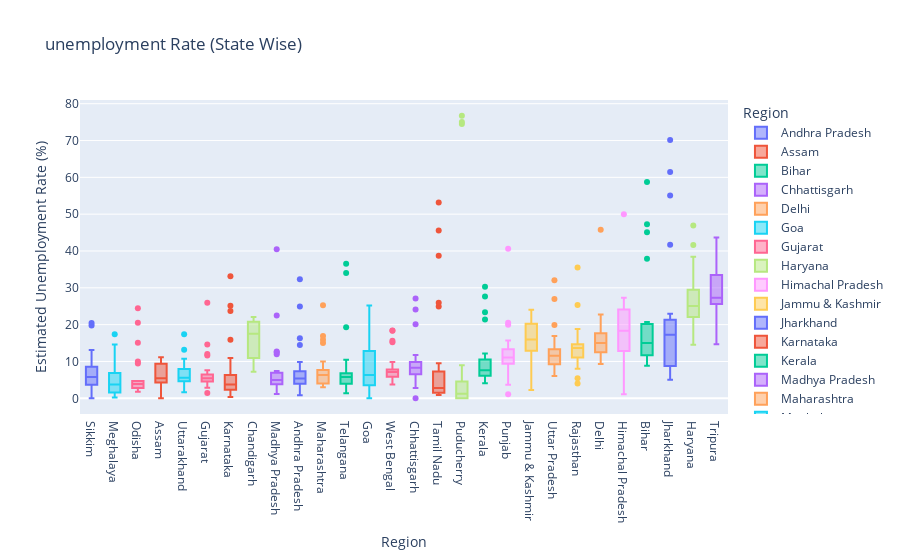

The cell this chart's notebook holds for it:
### Markdown cell above
Visualizing Data By **BOX PLOT**

### Code cell
fa = px.box(df1,x='Region',y=' Estimated Unemployment Rate (%)',color='Region',
            title= "unemployment Rate (State Wise)")
fa.update_layout(xaxis={'categoryorder':'total ascending'})
fa.show()

### Figure 1 — Plotly figure (JSON) as saved in the notebook; plotly's stock layout.template omitted (floating-point values rounded to 4 significant figures)
{"data": [{"alignmentgroup": "True", "hovertemplate": "Region=%{x}<br> Estimated Unemployment Rate (%)=%{y}<extra></extra>", "legendgroup": "Andhra Pradesh", "marker": {"color": "#636efa"}, "name": "Andhra Pradesh", "notched": false, "offsetgroup": "Andhra Pradesh", "orientation": "v", "showlegend": true, "type": "box", "x": ["Andhra Pradesh", "Andhra Pradesh", "Andhra Pradesh", "Andhra Pradesh", "Andhra Pradesh", "Andhra Pradesh", "Andhra Pradesh", "Andhra Pradesh", "Andhra Pradesh", "Andhra Pradesh", "Andhra Pradesh", "Andhra Pradesh", "Andhra Pradesh", "Andhra Pradesh", "Andhra Pradesh", "Andhra Pradesh", "Andhra Pradesh", "Andhra Pradesh", "Andhra Pradesh", "Andhra Pradesh", "Andhra Pradesh", "Andhra Pradesh", "Andhra Pradesh", "Andhra Pradesh", "Andhra Pradesh", "Andhra Pradesh", "Andhra Pradesh", "Andhra Pradesh"], "x0": " ", "xaxis": "x", "y": [3.65, 3.05, 3.75, 3.32, 5.17, 3.52, 4.12, 4.38, 4.84, 5.91, 4.06, 16.29, 14.46, 0.85, 6.09, 3.8, 5.64, 4.61, 6.01, 4.7, 7.54, 7.88, 7.11, 5.66, 9.88, 32.3, 24.91, 5.86], "y0": " ", "yaxis": "y"}, {"alignmentgroup": "True", "hovertemplate": "Region=%{x}<br> Estimated Unemployment Rate (%)=%{y}<extra></extra>", "legendgroup": "Assam", "marker": {"color": "#EF553B"}, "name": "Assam", "notched": false, "offsetgroup": "Assam", "orientation": "v", "showlegend": true, "type": "box", "x": ["Assam", "Assam", "Assam", "Assam", "Assam", "Assam", "Assam", "Assam", "Assam", "Assam", "Assam", "Assam", "Assam", "Assam", "Assam", "Assam", "Assam", "Assam", "Assam", "Assam", "Assam", "Assam", "Assam", "Assam", "Assam", "Assam"], "x0": " ", "xaxis": "x", "y": [4.29, 5.08, 4.26, 5.79, 4.46, 4.65, 4.66, 4.29, 3.26, 3.77, 9.38, 0, 7.87, 9.89, 3.21, 10.39, 9.26, 11.17, 6.31, 5.02, 7.24, 9.98, 10.34, 8.37, 10.77, 3.42], "y0": " ", "yaxis": "y"}, {"alignmentgroup": "True", "hovertemplate": "Region=%{x}<br> Estimated Unemployment Rate (%)=%{y}<extra></extra>", "legendgroup": "Bihar", "marker": {"color": "#00cc96"}, "name": "Bihar", "notched": false, "offsetgroup": "Bihar", "orientation": "v", "showlegend": true, "type": "box", "x": ["Bihar", "Bihar", "Bihar", "Bihar", "Bihar", "Bihar", "Bihar", "Bihar", "Bihar", "Bihar", "Bihar", "Bihar", "Bihar", "Bihar", "Bihar", "Bihar", "Bihar", "Bihar", "Bihar", "Bihar", "Bihar", "Bihar", "Bihar", "Bihar", "Bihar", "Bihar", "Bihar", "Bihar"], "x0": " ", "xaxis": "x", "y": [9.27, 10.2, 13.44, 11, 8.87, 12.47, 12.4, 10.16, 9.13, 9.61, 15.39, 45.09, 47.26, 20.49, 19.9, 13.29, 16.41, 17.66, 20.46, 14.06, 17.62, 14.91, 20.69, 15.11, 15.73, 58.77, 37.87, 12.45], "y0": " ", "yaxis": "y"}, {"alignmentgroup": "True", "hovertemplate": "Region=%{x}<br> Estimated Unemployment Rate (%)=%{y}<extra></extra>", "legendgroup": "Chhattisgarh", "marker": {"color": "#ab63fa"}, "name": "Chhattisgarh", "notched": false, "offsetgroup": "Chhattisgarh", "orientation": "v", "showlegend": true, "type": "box", "x": ["Chhattisgarh", "Chhattisgarh", "Chhattisgarh", "Chhattisgarh", "Chhattisgarh", "Chhattisgarh", "Chhattisgarh", "Chhattisgarh", "Chhattisgarh", "Chhattisgarh", "Chhattisgarh", "Chhattisgarh", "Chhattisgarh", "Chhattisgarh", "Chhattisgarh", "Chhattisgarh", "Chhattisgarh", "Chhattisgarh", "Chhattisgarh", "Chhattisgarh", "Chhattisgarh", "Chhattisgarh", "Chhattisgarh", "Chhattisgarh", "Chhattisgarh", "Chhattisgarh", "Chhattisgarh", "Chhattisgarh"], "x0": " ", "xaxis": "x", "y": [9.82, 6.76, 4.54, 4.64, 8.33, 6.96, 2.77, 6.11, 9.89, 7.89, 7.31, 0, 7.64, 10.14, 9.77, 11.77, 8.17, 6.29, 9.46, 10.27, 8.32, 3.57, 9.01, 9.79, 8.21, 20.13, 24.1, 27.07], "y0": " ", "yaxis": "y"}, {"alignmentgroup": "True", "hovertemplate": "Region=%{x}<br> Estimated Unemployment Rate (%)=%{y}<extra></extra>", "legendgroup": "Delhi", "marker": {"color": "#FFA15A"}, "name": "Delhi", "notched": false, "offsetgroup": "Delhi", "orientation": "v", "showlegend": true, "type": "box", "x": ["Delhi", "Delhi", "Delhi", "Delhi", "Delhi", "Delhi", "Delhi", "Delhi", "Delhi", "Delhi", "Delhi", "Delhi", "Delhi", "Delhi", "Delhi", "Delhi", "Delhi", "Delhi", "Delhi", "Delhi", "Delhi", "Delhi", "Delhi", "Delhi", "Delhi", "Delhi", "Delhi", "Delhi"], "x0": " ", "xaxis": "x", "y": [12.56, 9.33, 11.07, 17.18, 12.5, 15.84, 11.11, 16.97, 13.48, 13.81, 15.18, 20.69, 22.76, 21.14, 12.31, 12.76, 14.68, 13.52, 20.59, 12.41, 16.11, 11.07, 22.45, 14.86, 17.09, 16.51, 45.78, 18.11], "y0": " ", "yaxis": "y"}, {"alignmentgroup": "True", "hovertemplate": "Region=%{x}<br> Estimated Unemployment Rate (%)=%{y}<extra></extra>", "legendgroup": "Goa", "marker": {"color": "#19d3f3"}, "name": "Goa", "notched": false, "offsetgroup": "Goa", "orientation": "v", "showlegend": true, "type": "box", "x": ["Goa", "Goa", "Goa", "Goa", "Goa", "Goa", "Goa", "Goa", "Goa", "Goa", "Goa", "Goa", "Goa", "Goa", "Goa", "Goa", "Goa", "Goa", "Goa", "Goa", "Goa", "Goa", "Goa", "Goa"], "x0": " ", "xaxis": "x", "y": [2.91, 5.45, 10.98, 1.98, 3.61, 7.21, 23.71, 3.54, 5.38, 0, 15.91, 20, 2.75, 13.33, 12.28, 4.9, 3.16, 12.31, 25.2, 16.22, 10.92, 4.31, 4.76, 11.76], "y0": " ", "yaxis": "y"}, {"alignmentgroup": "True", "hovertemplate": "Region=%{x}<br> Estimated Unemployment Rate (%)=%{y}<extra></extra>", "legendgroup": "Gujarat", "marker": {"color": "#FF6692"}, "name": "Gujarat", "notched": false, "offsetgroup": "Gujarat", "orientation": "v", "showlegend": true, "type": "box", "x": ["Gujarat", "Gujarat", "Gujarat", "Gujarat", "Gujarat", "Gujarat", "Gujarat", "Gujarat", "Gujarat", "Gujarat", "Gujarat", "Gujarat", "Gujarat", "Gujarat", "Gujarat", "Gujarat", "Gujarat", "Gujarat", "Gujarat", "Gujarat", "Gujarat", "Gujarat", "Gujarat", "Gujarat", "Gujarat", "Gujarat", "Gujarat", "Gujarat"], "x0": " ", "xaxis": "x", "y": [2.88, 4.77, 4.58, 3.7, 6.29, 4.91, 4.68, 3.46, 5.35, 6.64, 7.59, 12, 14.58, 1.41, 4.09, 6.31, 5.15, 4.2, 5.96, 5.45, 7.53, 5.71, 5.82, 6.04, 5.39, 25.94, 11.62, 4.54], "y0": " ", "yaxis": "y"}, {"alignmentgroup": "True", "hovertemplate": "Region=%{x}<br> Estimated Unemployment Rate (%)=%{y}<extra></extra>", "legendgroup": "Haryana", "marker": {"color": "#B6E880"}, "name": "Haryana", "notched": false, "offsetgroup": "Haryana", "orientation": "v", "showlegend": true, "type": "box", "x": ["Haryana", "Haryana", "Haryana", "Haryana", "Haryana", "Haryana", "Haryana", "Haryana", "Haryana", "Haryana", "Haryana", "Haryana", "Haryana", "Haryana", "Haryana", "Haryana", "Haryana", "Haryana", "Haryana", "Haryana", "Haryana", "Haryana", "Haryana", "Haryana", "Haryana", "Haryana", "Haryana", "Haryana"], "x0": " ", "xaxis": "x", "y": [14.54, 23.08, 16.22, 30.94, 16.36, 24.17, 16.59, 29.56, 16.21, 27.19, 23.92, 41.61, 34.22, 35.57, 24.67, 20.42, 25.45, 24.19, 26.84, 21.04, 27.06, 23.65, 27.24, 23.29, 27.14, 46.89, 38.46, 29.41], "y0": " ", "yaxis": "y"}, {"alignmentgroup": "True", "hovertemplate": "Region=%{x}<br> Estimated Unemployment Rate (%)=%{y}<extra></extra>", "legendgroup": "Himachal Pradesh", "marker": {"color": "#FF97FF"}, "name": "Himachal Pradesh", "notched": false, "offsetgroup": "Himachal Pradesh", "orientation": "v", "showlegend": true, "type": "box", "x": ["Himachal Pradesh", "Himachal Pradesh", "Himachal Pradesh", "Himachal Pradesh", "Himachal Pradesh", "Himachal Pradesh", "Himachal Pradesh", "Himachal Pradesh", "Himachal Pradesh", "Himachal Pradesh", "Himachal Pradesh", "Himachal Pradesh", "Himachal Pradesh", "Himachal Pradesh", "Himachal Pradesh", "Himachal Pradesh", "Himachal Pradesh", "Himachal Pradesh", "Himachal Pradesh", "Himachal Pradesh", "Himachal Pradesh", "Himachal Pradesh", "Himachal Pradesh", "Himachal Pradesh", "Himachal Pradesh", "Himachal Pradesh", "Himachal Pradesh", "Himachal Pradesh"], "x0": " ", "xaxis": "x", "y": [13.68, 11.43, 20.59, 18.56, 15.98, 15.81, 22.86, 19.46, 16.67, 15.42, 17.71, 2.13, 25.64, 1.12, 10.88, 21.43, 21.51, 24.48, 12, 23.77, 27.27, 25.32, 18.15, 27.31, 26.44, 2.7, 50, 10.81], "y0": " ", "yaxis": "y"}, {"alignmentgroup": "True", "hovertemplate": "Region=%{x}<br> Estimated Unemployment Rate (%)=%{y}<extra></extra>", "legendgroup": "Jammu & Kashmir", "marker": {"color": "#FECB52"}, "name": "Jammu & Kashmir", "notched": false, "offsetgroup": "Jammu & Kashmir", "orientation": "v", "showlegend": true, "type": "box", "x": ["Jammu & Kashmir", "Jammu & Kashmir", "Jammu & Kashmir", "Jammu & Kashmir", "Jammu & Kashmir", "Jammu & Kashmir", "Jammu & Kashmir", "Jammu & Kashmir", "Jammu & Kashmir", "Jammu & Kashmir", "Jammu & Kashmir", "Jammu & Kashmir", "Jammu & Kashmir", "Jammu & Kashmir", "Jammu & Kashmir", "Jammu & Kashmir", "Jammu & Kashmir", "Jammu & Kashmir", "Jammu & Kashmir", "Jammu & Kashmir", "Jammu & Kashmir"], "x0": " ", "xaxis": "x", "y": [12.78, 12.09, 13.67, 11.32, 19.27, 14.73, 22.19, 21.23, 16, 2.22, 18.97, 23.04, 19.88, 21.55, 24.06, 14.29, 7.02, 18.54, 19.86, 14.29, 12.96], "y0": " ", "yaxis": "y"}, {"alignmentgroup": "True", "hovertemplate": "Region=%{x}<br> Estimated Unemployment Rate (%)=%{y}<extra></extra>", "legendgroup": "Jharkhand", "marker": {"color": "#636efa"}, "name": "Jharkhand", "notched": false, "offsetgroup": "Jharkhand", "orientation": "v", "showlegend": true, "type": "box", "x": ["Jharkhand", "Jharkhand", "Jharkhand", "Jharkhand", "Jharkhand", "Jharkhand", "Jharkhand", "Jharkhand", "Jharkhand", "Jharkhand", "Jharkhand", "Jharkhand", "Jharkhand", "Jharkhand", "Jharkhand", "Jharkhand", "Jharkhand", "Jharkhand", "Jharkhand", "Jharkhand", "Jharkhand", "Jharkhand", "Jharkhand", "Jharkhand", "Jharkhand", "Jharkhand", "Jharkhand", "Jharkhand"], "x0": " ", "xaxis": "x", "y": [7.11, 8.46, 9.98, 12.06, 7.12, 6.57, 8.07, 15.15, 6.16, 9.06, 5.01, 41.72, 55.1, 21.53, 17.23, 20.51, 15.67, 20.25, 21.16, 19.05, 17.34, 22.01, 22.96, 19.67, 16.4, 61.48, 70.17, 19.38], "y0": " ", "yaxis": "y"}, {"alignmentgroup": "True", "hovertemplate": "Region=%{x}<br> Estimated Unemployment Rate (%)=%{y}<extra></extra>", "legendgroup": "Karnataka", "marker": {"color": "#EF553B"}, "name": "Karnataka", "notched": false, "offsetgroup": "Karnataka", "orientation": "v", "showlegend": true, "type": "box", "x": ["Karnataka", "Karnataka", "Karnataka", "Karnataka", "Karnataka", "Karnataka", "Karnataka", "Karnataka", "Karnataka", "Karnataka", "Karnataka", "Karnataka", "Karnataka", "Karnataka", "Karnataka", "Karnataka", "Karnataka", "Karnataka", "Karnataka", "Karnataka", "Karnataka", "Karnataka", "Karnataka", "Karnataka", "Karnataka", "Karnataka", "Karnataka", "Karnataka"], "x0": " ", "xaxis": "x", "y": [5.46, 5.98, 0.52, 0.37, 3.2, 7.13, 1.19, 0.41, 2.57, 4.11, 2.39, 33.17, 23.72, 10.92, 6.56, 5, 2.29, 1.27, 3.57, 3.87, 3.44, 1.56, 3.31, 2.88, 4.92, 25.12, 15.88, 6.12], "y0": " ", "yaxis": "y"}, {"alignmentgroup": "True", "hovertemplate": "Region=%{x}<br> Estimated Unemployment Rate (%)=%{y}<extra></extra>", "legendgroup": "Kerala", "marker": {"color": "#00cc96"}, "name": "Kerala", "notched": false, "offsetgroup": "Kerala", "orientation": "v", "showlegend": true, "type": "box", "x": ["Kerala", "Kerala", "Kerala", "Kerala", "Kerala", "Kerala", "Kerala", "Kerala", "Kerala", "Kerala", "Kerala", "Kerala", "Kerala", "Kerala", "Kerala", "Kerala", "Kerala", "Kerala", "Kerala", "Kerala", "Kerala", "Kerala", "Kerala", "Kerala", "Kerala", "Kerala", "Kerala", "Kerala"], "x0": " ", "xaxis": "x", "y": [6.63, 9, 4.95, 10.32, 5.35, 9.14, 5, 10.77, 4.11, 8.91, 8.85, 10.71, 23.38, 27.66, 6.11, 6.67, 7.58, 7.69, 5.52, 5.35, 6.71, 7.31, 6.65, 6.08, 9.14, 21.43, 30.28, 12.17], "y0": " ", "yaxis": "y"}, {"alignmentgroup": "True", "hovertemplate": "Region=%{x}<br> Estimated Unemployment Rate (%)=%{y}<extra></extra>", "legendgroup": "Madhya Pradesh", "marker": {"color": "#ab63fa"}, "name": "Madhya Pradesh", "notched": false, "offsetgroup": "Madhya Pradesh", "orientation": "v", "showlegend": true, "type": "box", "x": ["Madhya Pradesh", "Madhya Pradesh", "Madhya Pradesh", "Madhya Pradesh", "Madhya Pradesh", "Madhya Pradesh", "Madhya Pradesh", "Madhya Pradesh", "Madhya Pradesh", "Madhya Pradesh", "Madhya Pradesh", "Madhya Pradesh", "Madhya Pradesh", "Madhya Pradesh", "Madhya Pradesh", "Madhya Pradesh", "Madhya Pradesh", "Madhya Pradesh", "Madhya Pradesh", "Madhya Pradesh", "Madhya Pradesh", "Madhya Pradesh", "Madhya Pradesh", "Madhya Pradesh", "Madhya Pradesh", "Madhya Pradesh", "Madhya Pradesh", "Madhya Pradesh"], "x0": " ", "xaxis": "x", "y": [3.63, 4.25, 3.92, 4.94, 3.08, 2.98, 2.72, 2.94, 3.66, 4.42, 1.19, 12.5, 22.46, 6.46, 3.91, 6.38, 7.38, 6.82, 7, 4.4, 6.06, 6.2, 5.17, 4.96, 4.8, 11.94, 40.49, 12.72], "y0": " ", "yaxis": "y"}, {"alignmentgroup": "True", "hovertemplate": "Region=%{x}<br> Estimated Unemployment Rate (%)=%{y}<extra></extra>", "legendgroup": "Maharashtra", "marker": {"color": "#FFA15A"}, "name": "Maharashtra", "notched": false, "offsetgroup": "Maharashtra", "orientation": "v", "showlegend": true, "type": "box", "x": ["Maharashtra", "Maharashtra", "Maharashtra", "Maharashtra", "Maharashtra", "Maharashtra", "Maharashtra", "Maharashtra", "Maharashtra", "Maharashtra", "Maharashtra", "Maharashtra", "Maharashtra", "Maharashtra", "Maharashtra", "Maharashtra", "Maharashtra", "Maharashtra", "Maharashtra", "Maharashtra", "Maharashtra", "Maharashtra", "Maharashtra", "Maharashtra", "Maharashtra", "Maharashtra", "Maharashtra", "Maharashtra"], "x0": " ", "xaxis": "x", "y": [3.67, 4.34, 3.66, 3.76, 4.4, 3.81, 3.68, 3.03, 3.8, 4.24, 5.38, 25.28, 16.89, 9.4, 6.08, 6.46, 6.35, 7.57, 7.6, 7.51, 7.6, 7.83, 6.67, 5.34, 6.34, 14.99, 15.92, 10.01], "y0": " ", "yaxis": "y"}, {"alignmentgroup": "True", "hovertemplate": "Region=%{x}<br> Estimated Unemployment Rate (%)=%{y}<extra></extra>", "legendgroup": "Meghalaya", "marker": {"color": "#19d3f3"}, "name": "Meghalaya", "notched": false, "offsetgroup": "Meghalaya", "orientation": "v", "showlegend": true, "type": "box", "x": ["Meghalaya", "Meghalaya", "Meghalaya", "Meghalaya", "Meghalaya", "Meghalaya", "Meghalaya", "Meghalaya", "Meghalaya", "Meghalaya", "Meghalaya", "Meghalaya", "Meghalaya", "Meghalaya", "Meghalaya", "Meghalaya", "Meghalaya", "Meghalaya", "Meghalaya", "Meghalaya", "Meghalaya", "Meghalaya", "Meghalaya", "Meghalaya", "Meghalaya", "Meghalaya", "Meghalaya"], "x0": " ", "xaxis": "x", "y": [3.16, 4.23, 1.03, 0.52, 0.24, 3.7, 1.5, 1.8, 0.97, 2.76, 1.28, 8.38, 3.73, 1.35, 8.4, 8.66, 4.43, 5.8, 5.3, 7.2, 3.02, 5.21, 4.76, 7.37, 2.8, 17.39, 14.58], "y0": " ", "yaxis": "y"}, {"alignmentgroup": "True", "hovertemplate": "Region=%{x}<br> Estimated Unemployment Rate (%)=%{y}<extra></extra>", "legendgroup": "Odisha", "marker": {"color": "#FF6692"}, "name": "Odisha", "notched": false, "offsetgroup": "Odisha", "orientation": "v", "showlegend": true, "type": "box", "x": ["Odisha", "Odisha", "Odisha", "Odisha", "Odisha", "Odisha", "Odisha", "Odisha", "Odisha", "Odisha", "Odisha", "Odisha", "Odisha", "Odisha", "Odisha", "Odisha", "Odisha", "Odisha", "Odisha", "Odisha", "Odisha", "Odisha", "Odisha", "Odisha", "Odisha", "Odisha", "Odisha", "Odisha"], "x0": " ", "xaxis": "x", "y": [4.17, 4.71, 3.31, 3.68, 4.31, 4.28, 4.72, 4.67, 1.81, 3.31, 15.09, 24.48, 9.45, 4.59, 2.95, 2.63, 1.78, 3.5, 3.78, 4.5, 2.23, 3.36, 2.28, 2.19, 3.96, 20.5, 10, 2.18], "y0": " ", "yaxis": "y"}, {"alignmentgroup": "True", "hovertemplate": "Region=%{x}<br> Estimated Unemployment Rate (%)=%{y}<extra></extra>", "legendgroup": "Puducherry", "marker": {"color": "#B6E880"}, "name": "Puducherry", "notched": false, "offsetgroup": "Puducherry", "orientation": "v", "showlegend": true, "type": "box", "x": ["Puducherry", "Puducherry", "Puducherry", "Puducherry", "Puducherry", "Puducherry", "Puducherry", "Puducherry", "Puducherry", "Puducherry", "Puducherry", "Puducherry", "Puducherry", "Puducherry", "Puducherry", "Puducherry", "Puducherry", "Puducherry", "Puducherry", "Puducherry", "Puducherry", "Puducherry", "Puducherry", "Puducherry", "Puducherry", "Puducherry"], "x0": " ", "xaxis": "x", "y": [0, 0, 0, 4.85, 0, 1.18, 0, 1.99, 0.58, 1.74, 2.31, 74.51, 1.25, 0, 0, 8.95, 1.22, 1.17, 1.37, 5.21, 0.57, 1.78, 0.62, 76.74, 75, 4.55], "y0": " ", "yaxis": "y"}, {"alignmentgroup": "True", "hovertemplate": "Region=%{x}<br> Estimated Unemployment Rate (%)=%{y}<extra></extra>", "legendgroup": "Punjab", "marker": {"color": "#FF97FF"}, "name": "Punjab", "notched": false, "offsetgroup": "Punjab", "orientation": "v", "showlegend": true, "type": "box", "x": ["Punjab", "Punjab", "Punjab", "Punjab", "Punjab", "Punjab", "Punjab", "Punjab", "Punjab", "Punjab", "Punjab", "Punjab", "Punjab", "Punjab", "Punjab", "Punjab", "Punjab", "Punjab", "Punjab", "Punjab", "Punjab", "Punjab", "Punjab", "Punjab", "Punjab", "Punjab", "Punjab", "Punjab"], "x0": " ", "xaxis": "x", "y": [9.17, 12.21, 9.64, 6.69, 8.59, 12.56, 7.07, 6.13, 9.69, 10.41, 10.51, 3.69, 40.59, 20, 13.49, 13.17, 11.61, 11.99, 15.69, 13.75, 10.39, 11.97, 13.68, 11.99, 9.97, 1.13, 20.54, 10.55], "y0": " ", "yaxis": "y"}, {"alignmentgroup": "True", "hovertemplate": "Region=%{x}<br> Estimated Unemployment Rate (%)=%{y}<extra></extra>", "legendgroup": "Rajasthan", "marker": {"color": "#FECB52"}, "name": "Rajasthan", "notched": false, "offsetgroup": "Rajasthan", "orientation": "v", "showlegend": true, "type": "box", "x": ["Rajasthan", "Rajasthan", "Rajasthan", "Rajasthan", "Rajasthan", "Rajasthan", "Rajasthan", "Rajasthan", "Rajasthan", "Rajasthan", "Rajasthan", "Rajasthan", "Rajasthan", "Rajasthan", "Rajasthan", "Rajasthan", "Rajasthan", "Rajasthan", "Rajasthan", "Rajasthan", "Rajasthan", "Rajasthan", "Rajasthan", "Rajasthan", "Rajasthan", "Rajasthan", "Rajasthan", "Rajasthan"], "x0": " ", "xaxis": "x", "y": [4.03, 13.7, 9.7, 12.5, 5.45, 14.66, 10.47, 13.96, 8, 14.48, 9.47, 12.25, 10.45, 13.86, 13.62, 14.36, 11.67, 14.71, 12.63, 13.02, 14.3, 18.04, 18.82, 17.02, 18.54, 35.53, 25.35, 13.04], "y0": " ", "yaxis": "y"}, {"alignmentgroup": "True", "hovertemplate": "Region=%{x}<br> Estimated Unemployment Rate (%)=%{y}<extra></extra>", "legendgroup": "Sikkim", "marker": {"color": "#636efa"}, "name": "Sikkim", "notched": false, "offsetgroup": "Sikkim", "orientation": "v", "showlegend": true, "type": "box", "x": ["Sikkim", "Sikkim", "Sikkim", "Sikkim", "Sikkim", "Sikkim", "Sikkim", "Sikkim", "Sikkim", "Sikkim", "Sikkim", "Sikkim", "Sikkim", "Sikkim", "Sikkim", "Sikkim", "Sikkim"], "x0": " ", "xaxis": "x", "y": [5.48, 13.11, 1, 0, 5.81, 8.2, 7.76, 2.56, 4.82, 4.81, 9.68, 4.04, 7.37, 20.45, 5.77, 19.75, 2.63], "y0": " ", "yaxis": "y"}, {"alignmentgroup": "True", "hovertemplate": "Region=%{x}<br> Estimated Unemployment Rate (%)=%{y}<extra></extra>", "legendgroup": "Tamil Nadu", "marker": {"color": "#EF553B"}, "name": "Tamil Nadu", "notched": false, "offsetgroup": "Tamil Nadu", "orientation": "v", "showlegend": true, "type": "box", "x": ["Tamil Nadu", "Tamil Nadu", "Tamil Nadu", "Tamil Nadu", "Tamil Nadu", "Tamil Nadu", "Tamil Nadu", "Tamil Nadu", "Tamil Nadu", "Tamil Nadu", "Tamil Nadu", "Tamil Nadu", "Tamil Nadu", "Tamil Nadu", "Tamil Nadu", "Tamil Nadu", "Tamil Nadu", "Tamil Nadu", "Tamil Nadu", "Tamil Nadu", "Tamil Nadu", "Tamil Nadu", "Tamil Nadu", "Tamil Nadu", "Tamil Nadu", "Tamil Nadu", "Tamil Nadu", "Tamil Nadu"], "x0": " ", "xaxis": "x", "y": [0.97, 0.92, 6.01, 2.91, 1.71, 1.46, 2.46, 3.73, 1.18, 1.17, 6.36, 53.19, 38.73, 2.06, 0.89, 1.56, 3.18, 9.53, 1.86, 1.13, 2.65, 8.05, 2.05, 3.31, 6.46, 45.55, 25.95, 24.93], "y0": " ", "yaxis": "y"}, {"alignmentgroup": "True", "hovertemplate": "Region=%{x}<br> Estimated Unemployment Rate (%)=%{y}<extra></extra>", "legendgroup": "Telangana", "marker": {"color": "#00cc96"}, "name": "Telangana", "notched": false, "offsetgroup": "Telangana", "orientation": "v", "showlegend": true, "type": "box", "x": ["Telangana", "Telangana", "Telangana", "Telangana", "Telangana", "Telangana", "Telangana", "Telangana", "Telangana", "Telangana", "Telangana", "Telangana", "Telangana", "Telangana", "Telangana", "Telangana", "Telangana", "Telangana", "Telangana", "Telangana", "Telangana", "Telangana", "Telangana", "Telangana", "Telangana", "Telangana", "Telangana", "Telangana"], "x0": " ", "xaxis": "x", "y": [2.23, 5.92, 2.45, 1.4, 5.49, 7.29, 6.47, 1.35, 5.02, 9.02, 5.63, 4.51, 34.01, 19.3, 1.52, 1.43, 3.73, 4.19, 6.19, 6.74, 5.23, 4.22, 6.49, 6.74, 6.1, 10.5, 36.57, 6.92], "y0": " ", "yaxis": "y"}, {"alignmentgroup": "True", "hovertemplate": "Region=%{x}<br> Estimated Unemployment Rate (%)=%{y}<extra></extra>", "legendgroup": "Tripura", "marker": {"color": "#ab63fa"}, "name": "Tripura", "notched": false, "offsetgroup": "Tripura", "orientation": "v", "showlegend": true, "type": "box", "x": ["Tripura", "Tripura", "Tripura", "Tripura", "Tripura", "Tripura", "Tripura", "Tripura", "Tripura", "Tripura", "Tripura", "Tripura", "Tripura", "Tripura", "Tripura", "Tripura", "Tripura", "Tripura", "Tripura", "Tripura", "Tripura", "Tripura", "Tripura", "Tripura", "Tripura", "Tripura", "Tripura", "Tripura"], "x0": " ", "xaxis": "x", "y": [29.25, 26.64, 22.47, 25.49, 30.23, 27.54, 25.25, 26.53, 31.91, 26.22, 31.61, 43.64, 14.71, 18.84, 34.69, 25.59, 25.81, 33.45, 33.57, 26.67, 27.15, 33.48, 34.37, 33.88, 25.69, 34.88, 16.78, 27.47], "y0": " ", "yaxis": "y"}, {"alignmentgroup": "True", "hovertemplate": "Region=%{x}<br> Estimated Unemployment Rate (%)=%{y}<extra></extra>", "legendgroup": "Uttar Pradesh", "marker": {"color": "#FFA15A"}, "name": "Uttar Pradesh", "notched": false, "offsetgroup": "Uttar Pradesh", "orientation": "v", "showlegend": true, "type": "box", "x": ["Uttar Pradesh", "Uttar Pradesh", "Uttar Pradesh", "Uttar Pradesh", "Uttar Pradesh", "Uttar Pradesh", "Uttar Pradesh", "Uttar Pradesh", "Uttar Pradesh", "Uttar Pradesh", "Uttar Pradesh", "Uttar Pradesh", "Uttar Pradesh", "Uttar Pradesh", "Uttar Pradesh", "Uttar Pradesh", "Uttar Pradesh", "Uttar Pradesh", "Uttar Pradesh", "Uttar Pradesh", "Uttar Pradesh", "Uttar Pradesh", "Uttar Pradesh", "Uttar Pradesh", "Uttar Pradesh", "Uttar Pradesh", "Uttar Pradesh", "Uttar Pradesh"], "x0": " ", "xaxis": "x", "y": [10.26, 11.13, 9.19, 11.47, 6.45, 10.18, 6.94, 8.43, 6.06, 8.12, 9.37, 19.92, 16.89, 8.51, 14.4, 11.62, 11.8, 14.73, 13.58, 10.35, 11.31, 12.37, 12.34, 11.65, 12.32, 26.94, 32.06, 13.05], "y0": " ", "yaxis": "y"}, {"alignmentgroup": "True", "hovertemplate": "Region=%{x}<br> Estimated Unemployment Rate (%)=%{y}<extra></extra>", "legendgroup": "Uttarakhand", "marker": {"color": "#19d3f3"}, "name": "Uttarakhand", "notched": false, "offsetgroup": "Uttarakhand", "orientation": "v", "showlegend": true, "type": "box", "x": ["Uttarakhand", "Uttarakhand", "Uttarakhand", "Uttarakhand", "Uttarakhand", "Uttarakhand", "Uttarakhand", "Uttarakhand", "Uttarakhand", "Uttarakhand", "Uttarakhand", "Uttarakhand", "Uttarakhand", "Uttarakhand", "Uttarakhand", "Uttarakhand", "Uttarakhand", "Uttarakhand", "Uttarakhand", "Uttarakhand", "Uttarakhand", "Uttarakhand", "Uttarakhand", "Uttarakhand", "Uttarakhand", "Uttarakhand", "Uttarakhand"], "x0": " ", "xaxis": "x", "y": [1.63, 4.65, 5.74, 6.11, 3.47, 4.83, 5.56, 4.52, 4.17, 4.85, 3.66, 3.57, 10.71, 9.17, 4.69, 6.94, 7.43, 9.62, 4.72, 6.34, 7.39, 8.92, 5.28, 8.15, 13.18, 17.36, 5.08], "y0": " ", "yaxis": "y"}, {"alignmentgroup": "True", "hovertemplate": "Region=%{x}<br> Estimated Unemployment Rate (%)=%{y}<extra></extra>", "legendgroup": "West Bengal", "marker": {"color": "#FF6692"}, "name": "West Bengal", "notched": false, "offsetgroup": "West Bengal", "orientation": "v", "showlegend": true, "type": "box", "x": ["West Bengal", "West Bengal", "West Bengal", "West Bengal", "West Bengal", "West Bengal", "West Bengal", "West Bengal", "West Bengal", "West Bengal", "West Bengal", "West Bengal", "West Bengal", "West Bengal", "West Bengal", "West Bengal", "West Bengal", "West Bengal", "West Bengal", "West Bengal", "West Bengal", "West Bengal", "West Bengal", "West Bengal", "West Bengal", "West Bengal", "West Bengal", "West Bengal"], "x0": " ", "xaxis": "x", "y": [6.02, 5.85, 5.62, 5.58, 5.26, 6.78, 5.83, 5.79, 6.79, 3.78, 7.02, 18.32, 18.43, 4.94, 7.25, 7.38, 7.91, 7.27, 7.79, 7.83, 6.61, 7.24, 7.27, 7.55, 6.67, 15.63, 15.22, 9.86], "y0": " ", "yaxis": "y"}, {"alignmentgroup": "True", "hovertemplate": "Region=%{x}<br> Estimated Unemployment Rate (%)=%{y}<extra></extra>", "legendgroup": "Chandigarh", "marker": {"color": "#B6E880"}, "name": "Chandigarh", "notched": false, "offsetgroup": "Chandigarh", "orientation": "v", "showlegend": true, "type": "box", "x": ["Chandigarh", "Chandigarh", "Chandigarh", "Chandigarh", "Chandigarh", "Chandigarh", "Chandigarh", "Chandigarh", "Chandigarh", "Chandigarh", "Chandigarh", "Chandigarh"], "x0": " ", "xaxis": "x", "y": [18.35, 12.4, 21.8, 9.52, 20.14, 13.99, 22.05, 8.33, 20, 16.67, 21.43, 7.22], "y0": " ", "yaxis": "y"}], "layout": {"autosize": true, "boxmode": "overlay", "legend": {"title": {"text": "Region"}, "tracegroupgap": 0}, "title": {"text": "unemployment Rate (State Wise)"}, "xaxis": {"anchor": "y", "autorange": true, "categoryarray": ["Andhra Pradesh", "Assam", "Bihar", "Chhattisgarh", "Delhi", "Goa", "Gujarat", "Haryana", "Himachal Pradesh", "Jammu & Kashmir", "Jharkhand", "Karnataka", "Kerala", "Madhya Pradesh", "Maharashtra", "Meghalaya", "Odisha", "Puducherry", "Punjab", "Rajasthan", "Sikkim", "Tamil Nadu", "Telangana", "Tripura", "Uttar Pradesh", "Uttarakhand", "West Bengal", "Chandigarh"], "categoryorder": "total ascending", "domain": [0, 1], "range": [-0.5, 27.5], "title": {"text": "Region"}, "type": "category"}, "yaxis": {"anchor": "x", "autorange": true, "domain": [0, 1], "range": [-4.263, 81.0], "title": {"text": " Estimated Unemployment Rate (%)"}, "type": "linear"}}}
